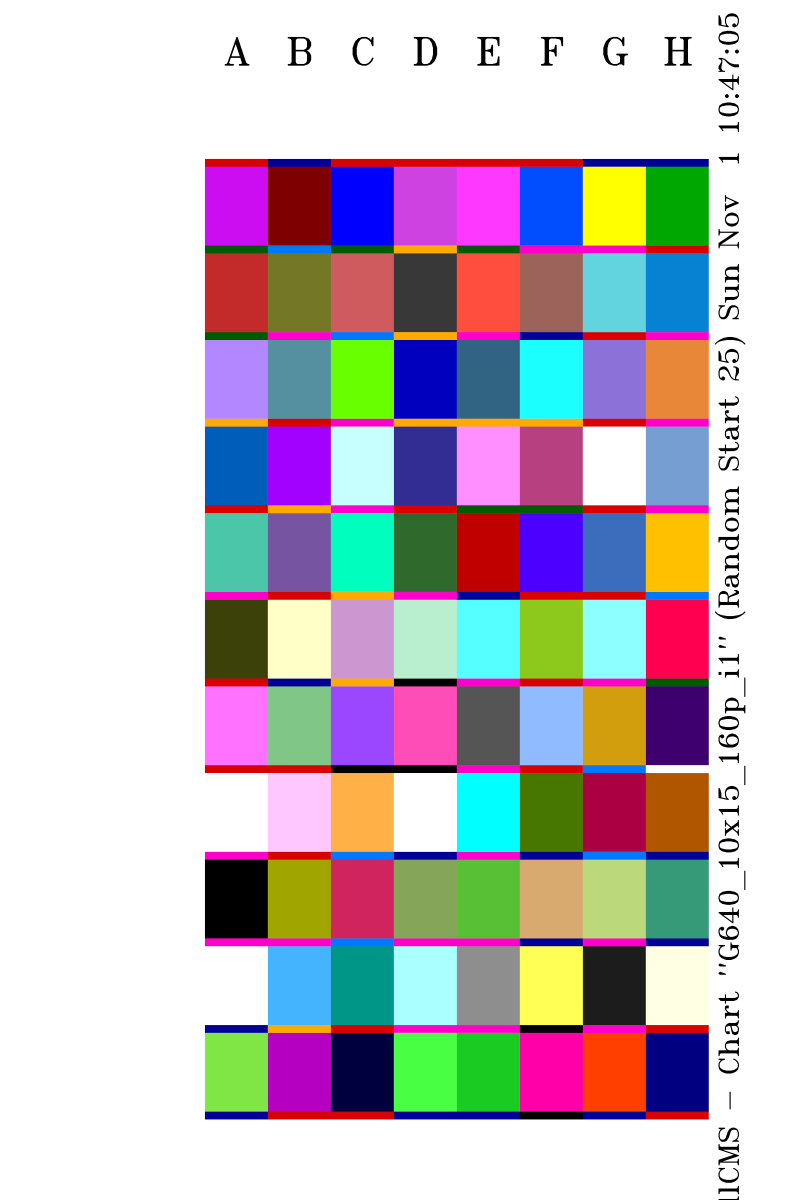
#> input picture targets/G640_10x15_160p_i1_01.tif, 2400 x 3600 px (shown at 1/3 size)
$ python verify_control_strip.py ../../../../targets/G640_10x15_160p_i1_01.tif
#> lines starting #> are read from the running program, lines starting #| are printed output that depends on the picture
#!/usr/bin/env python3
"""
Photographic QA Control Strip Color Accuracy & Reproduction Verifier for Canon G640.
Processes a flatbed scan of the printed Photographic Control Strip (portrait or landscape)
and evaluates:
- 21-step Neutral Gray linearity, Dmax, and chromatic cast (Chroma C*, Delta a*, Delta b*)
- Photographic Memory Colors accuracy (Skin tones, Sky, Foliage, Gold, Crimson)
- 24-patch ColorChecker Classic reproduction error (CIEDE2000 Delta E00)
- Shadow separation (0% to 5%) and Highlight separation (94% to 100%)
- Overall closed-loop grade and Delta E statistics
"""

import os
import sys
import argparse
import numpy as np
from PIL import Image

try:
    from rich.console import Console
    from rich.table import Table
    from rich.panel import Panel
    from rich import box
    console = Console()
except ImportError:
    console = None


# Bradford chromatic adaptation matrix: CIE D65 -> CIE D50
BRADFORD_D65_TO_D50 = np.array([
    [ 1.0478112,  0.0228866, -0.0501270],
    [ 0.0295424,  0.9904844, -0.0170491],
    [-0.0092345,  0.0150436,  0.7521316]
])


def adapt_d65_to_d50(xyz: np.ndarray) -> np.ndarray:
    return np.dot(BRADFORD_D65_TO_D50, xyz)


def srgb_to_xyz(rgb: np.ndarray) -> np.ndarray:
    """Convert sRGB [0..255] to CIE XYZ (D50 Bradford adapted) [0..100]."""
    rgb = np.array(rgb, dtype=float) / 255.0
    mask = rgb <= 0.04045
    lin = np.empty_like(rgb)
    lin[mask] = rgb[mask] / 12.92
    lin[~mask] = ((rgb[~mask] + 0.055) / 1.055) ** 2.4

    M = np.array([
        [0.4360747, 0.3850649, 0.1430804],
        [0.2225045, 0.7168786, 0.0606169],
        [0.0139322, 0.0971045, 0.7141733]
    ])
    return np.dot(M, lin) * 100.0


def xyz_to_lab(xyz: np.ndarray) -> np.ndarray:
    """Convert CIE XYZ (D50) to CIE L*a*b* (D50)."""
    Xn, Yn, Zn = 96.422, 100.000, 82.521
    x = xyz[0] / Xn
    y = xyz[1] / Yn
    z = xyz[2] / Zn

    delta = 6.0 / 29.0
    def f(t):
        return np.where(t > delta**3, t ** (1.0/3.0), t / (3 * delta**2) + 4.0/29.0)

    fx, fy, fz = f(x), f(y), f(z)
    L = 116.0 * fy - 16.0
    a = 500.0 * (fx - fy)
    b = 200.0 * (fy - fz)
    return np.array([float(L), float(a), float(b)])


def flare_compensate_xyz(xyz: np.ndarray, flare_amount: float = 0.52) -> np.ndarray:
    """Compensate for flatbed scanner optical stray light reflections."""
    x, y, z = float(xyz[0]), float(xyz[1]), float(xyz[2])
    flare_factor = (1.0 - np.clip(y / 100.0, 0.0, 1.0))
    y_corr = max(0.35, y - flare_amount * flare_factor)
    scale = y_corr / max(y, 1e-5)
    return np.array([max(0.30, x * scale), y_corr, max(0.25, z * scale)])


def ciede2000(lab1: np.ndarray, lab2: np.ndarray, kL: float = 1.0, kC: float = 1.0, kH: float = 1.0) -> float:
    """Calculate CIEDE2000 color difference between two CIE L*a*b* colors."""
    L1, a1, b1 = lab1
    L2, a2, b2 = lab2

    C1 = np.sqrt(a1**2 + b1**2)
    C2 = np.sqrt(a2**2 + b2**2)
    C_bar = (C1 + C2) / 2.0

    G = 0.5 * (1.0 - np.sqrt(C_bar**7 / (C_bar**7 + 25.0**7)))
    a1_prime = a1 * (1.0 + G)
    a2_prime = a2 * (1.0 + G)

    C1_prime = np.sqrt(a1_prime**2 + b1**2)
    C2_prime = np.sqrt(a2_prime**2 + b2**2)

    h1_prime = np.degrees(np.arctan2(b1, a1_prime)) % 360.0
    h2_prime = np.degrees(np.arctan2(b2, a2_prime)) % 360.0

    delta_L_prime = L2 - L1
    delta_C_prime = C2_prime - C1_prime

    if C1_prime * C2_prime == 0:
        delta_h_prime = 0.0
    elif abs(h1_prime - h2_prime) <= 180.0:
        delta_h_prime = h2_prime - h1_prime
    elif h2_prime <= h1_prime:
        delta_h_prime = h2_prime - h1_prime + 360.0
    else:
        delta_h_prime = h2_prime - h1_prime - 360.0

    delta_H_prime = 2.0 * np.sqrt(C1_prime * C2_prime) * np.sin(np.radians(delta_h_prime / 2.0))

    L_bar_prime = (L1 + L2) / 2.0
    C_bar_prime = (C1_prime + C2_prime) / 2.0

    if C1_prime * C2_prime == 0:
        h_bar_prime = h1_prime + h2_prime
    elif abs(h1_prime - h2_prime) <= 180.0:
        h_bar_prime = (h1_prime + h2_prime) / 2.0
    elif h1_prime + h2_prime < 360.0:
        h_bar_prime = (h1_prime + h2_prime + 360.0) / 2.0
    else:
        h_bar_prime = (h1_prime + h2_prime - 360.0) / 2.0

    T = (
        1.0
        - 0.17 * np.cos(np.radians(h_bar_prime - 30.0))
        + 0.24 * np.cos(np.radians(2.0 * h_bar_prime))
        + 0.32 * np.cos(np.radians(3.0 * h_bar_prime + 6.0))
        - 0.20 * np.cos(np.radians(4.0 * h_bar_prime - 63.0))
    )

    delta_theta = 30.0 * np.exp(-(((h_bar_prime - 275.0) / 25.0) ** 2))
    R_C = 2.0 * np.sqrt(C_bar_prime**7 / (C_bar_prime**7 + 25.0**7))
    S_L = 1.0 + ((0.015 * (L_bar_prime - 50.0) ** 2) / np.sqrt(20.0 + (L_bar_prime - 50.0) ** 2))
    S_C = 1.0 + 0.045 * C_bar_prime
    S_H = 1.0 + 0.015 * C_bar_prime * T
    R_T = -np.sin(np.radians(2.0 * delta_theta)) * R_C

    dE = np.sqrt(
        (delta_L_prime / (kL * S_L)) ** 2
        + (delta_C_prime / (kC * S_C)) ** 2
        + (delta_H_prime / (kH * S_H)) ** 2
        + R_T * (delta_C_prime / (kC * S_C)) * (delta_H_prime / (kH * S_H))
    )
    return float(dE)


# Reference Macbeth ColorChecker 24 values (ASTM D2244 / ISO 17321-1 nominal D50 Lab)
COLORCHECKER_24_REF = [
    {"name": "Dark Skin", "rgb": (115, 82, 68), "lab": np.array([37.986, 13.555, 14.059])},
    {"name": "Light Skin", "rgb": (194, 150, 130), "lab": np.array([65.711, 18.130, 17.810])},
    {"name": "Blue Sky", "rgb": (98, 122, 157), "lab": np.array([49.927, -4.880, -21.925])},
    {"name": "Foliage", "rgb": (87, 108, 67), "lab": np.array([43.139, -13.095, 21.905])},
    {"name": "Blue Flower", "rgb": (133, 128, 177), "lab": np.array([55.112, 8.844, -25.399])},
    {"name": "Bluish Green", "rgb": (103, 189, 170), "lab": np.array([70.719, -33.397, -0.199])},
    {"name": "Orange", "rgb": (214, 126, 44), "lab": np.array([62.661, 36.067, 57.096])},
    {"name": "Purplish Blue", "rgb": (80, 91, 166), "lab": np.array([40.020, 10.410, -45.964])},
    {"name": "Moderate Red", "rgb": (193, 90, 99), "lab": np.array([51.124, 48.239, 16.248])},
    {"name": "Purple", "rgb": (94, 60, 108), "lab": np.array([30.325, 22.976, -21.587])},
    {"name": "Yellow Green", "rgb": (157, 188, 64), "lab": np.array([72.532, -23.709, 57.255])},
    {"name": "Orange Yellow", "rgb": (224, 163, 46), "lab": np.array([71.941, 19.364, 67.857])},
    {"name": "Blue", "rgb": (56, 61, 150), "lab": np.array([28.778, 14.179, -50.297])},
    {"name": "Green", "rgb": (70, 148, 73), "lab": np.array([55.261, -38.342, 31.370])},
    {"name": "Red", "rgb": (175, 54, 60), "lab": np.array([42.101, 53.378, 28.190])},
    {"name": "Yellow", "rgb": (231, 199, 31), "lab": np.array([81.733, 4.039, 79.819])},
    {"name": "Magenta", "rgb": (187, 86, 149), "lab": np.array([51.935, 49.986, -14.574])},
    {"name": "Cyan", "rgb": (8, 133, 161), "lab": np.array([51.038, -28.631, -28.638])},
    {"name": "White 9.5", "rgb": (243, 243, 242), "lab": np.array([96.539, -0.425, 1.186])},
    {"name": "Neutral 8", "rgb": (200, 200, 200), "lab": np.array([81.257, -0.638, -0.335])},
    {"name": "Neutral 6.5", "rgb": (160, 160, 160), "lab": np.array([66.766, -0.734, -0.504])},
    {"name": "Neutral 5", "rgb": (122, 122, 121), "lab": np.array([50.867, -0.153, -0.270])},
    {"name": "Neutral 3.5", "rgb": (85, 85, 85), "lab": np.array([35.656, -0.421, -1.231])},
    {"name": "Black 2", "rgb": (52, 52, 52), "lab": np.array([20.461, -0.079, -0.973])},
]

# Reference Memory Colors
MEMORY_COLORS_REF = [
    {"name": "Caucasian Skin", "rgb": (232, 190, 172), "lab": xyz_to_lab(srgb_to_xyz(np.array([232, 190, 172])))},
    {"name": "Warm Portrait", "rgb": (210, 160, 138), "lab": xyz_to_lab(srgb_to_xyz(np.array([210, 160, 138])))},
    {"name": "Deep Skin", "rgb": (135, 90, 70), "lab": xyz_to_lab(srgb_to_xyz(np.array([135, 90, 70])))},
    {"name": "Sky Blue", "rgb": (110, 165, 215), "lab": xyz_to_lab(srgb_to_xyz(np.array([110, 165, 215])))},
    {"name": "Foliage Green", "rgb": (65, 125, 60), "lab": xyz_to_lab(srgb_to_xyz(np.array([65, 125, 60])))},
    {"name": "Citrus Orange", "rgb": (245, 130, 32), "lab": xyz_to_lab(srgb_to_xyz(np.array([245, 130, 32])))},
    {"name": "Deep Crimson", "rgb": (185, 30, 45), "lab": xyz_to_lab(srgb_to_xyz(np.array([185, 30, 45])))},
    {"name": "Warm Gold", "rgb": (215, 180, 65), "lab": xyz_to_lab(srgb_to_xyz(np.array([215, 180, 65])))},
]


def sample_box_lab(arr: np.ndarray, x0: int, y0: int, x1: int, y1: int, flare: float = 0.52) -> np.ndarray:
    """Extract trimmed mean Lab from region box."""
    box = arr[y0:y1, x0:x1]
    pixels = box.reshape(-1, 3)
    rgb_mean = np.zeros(3)
    for ch in range(3):
        p_ch = np.sort(pixels[:, ch])
        n_trim = int(len(p_ch) * 0.05)
        rgb_mean[ch] = np.mean(p_ch[n_trim:-n_trim] if n_trim > 0 else p_ch)
    xyz = flare_compensate_xyz(srgb_to_xyz(rgb_mean), flare_amount=flare)
    return xyz_to_lab(xyz)


def register_control_strip(scan_img: Image.Image) -> tuple[int, int, int, int, str]:
    """
    Detect orientation, scale, and header origin of control strip.
    Returns: (best_rot, x0, y0, header_width, mode)
    """
    best_config = None
    best_w = 0

    for rot in [0, 90, 180, 270]:
        t_img = scan_img.rotate(rot, expand=True)
        gray = np.dot(np.array(t_img)[..., :3], [0.299, 0.587, 0.114])
        h, w = gray.shape

        # Search top 25% for rows with at least 500 dark pixels (the solid header banner)
        dark_counts = np.sum(gray[:int(h * 0.25), :] < 60, axis=1)
        banner_rows = np.where(dark_counts > 500)[0]
        if len(banner_rows) == 0:
            continue

        hy0 = banner_rows[0]
        row_sample = gray[hy0 + 10, :] if hy0 + 10 < h else gray[hy0, :]
        dark_cols = np.where(row_sample < 60)[0]
        if len(dark_cols) < 500:
            continue

        hx0, hx1 = dark_cols[0], dark_cols[-1]
        hw = hx1 - hx0

        if hw > best_w:
            best_w = hw
            mode = "landscape" if hw > 2500 else "portrait"
            best_config = (rot, int(hx0), int(hy0), int(hw), mode)

    if best_config is None:
        raise ValueError("Could not automatically register Control Strip in scan. Ensure 600 DPI scan.")

    return best_config


def analyze_control_strip(scan_path: str, flare: float = 0.52) -> dict:
    """Analyze all color reproduction sections on scanned control strip."""
#> called with flare = 0.52
    scan_img = Image.open(scan_path)
#> scan_img is the input picture: PIL image 2400x3600 RGB; mean R, G, B 195.1, 186.2, 193.5
    rot, hx0, hy0, hw, mode = register_control_strip(scan_img)
#> the loop in register_control_strip, `for rot in [0, 90, 180, 270]:` made 4 passes
#> (hy0, hx0, hx1, hw, best_w, mode, best_config) on passes 1 to 2: (477, 804, 2215, 1411, 1411, 'portrait', (0, 804, 477, 1411, 'portrait')), (184, 42, 3599, 3557, 3557, 'landscape', (90, 42, 184, 3557, 'landscape'))
#> pass 1, in register_control_strip, `gray = np.dot(np.array(t_img)[..., :3], [0.299, 0.587, 0.114])`:
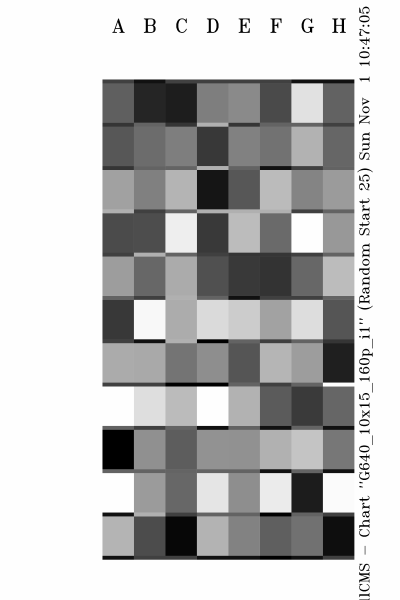
#> gray: shape (3600, 2400) float64 (shown at 1/6 size); min 0, max 255, mean 189.7
#> pass 3, in register_control_strip, `t_img = scan_img.rotate(rot, expand=True)`:
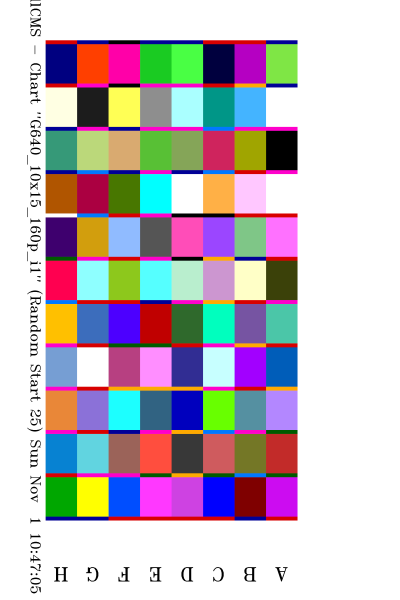
#> t_img: PIL image 2400x3600 RGB (shown at 1/6 size); mean R, G, B 195.1, 186.2, 193.5
#> after the loop in register_control_strip, `for rot in [0, 90, 180, 270]:`: best_w = 3557
#> rot = 90; hx0 = 42; hy0 = 184; hw = 3557; mode = 'landscape'

    t_img = scan_img.rotate(rot, expand=True)
    arr = np.array(t_img)

    if mode == "landscape":
        usable_w = 3380.0
        scale = float(hw) / usable_w
#> scale = 1.05

        # 1. Neutral Step Wedge
        wedge_y0 = hy0 + int((85 + 28) * scale)
#> wedge_y0 = 302
        step_h = int(160 * scale)
#> step_h = 168
        step_w = int(hw / 21.0)
#> step_w = 169

        # 4. Memory Colors
        mem_y0 = hy0 + int(910 * scale)
#> mem_y0 = 1141
        mem_h = int(100 * scale)
#> mem_h = 105
        mw = int(hw / len(MEMORY_COLORS_REF))
#> mw = 444

        # 5. ColorChecker 24
        cc_y0 = hy0 + int(1100 * scale)
#> cc_y0 = 1341
        left_w = int((hw - 40 * scale) * 4 / 7)
#> left_w = 2008
        cc_pw = left_w // 6
#> cc_pw = 334
        cc_ph = int(110 * scale)
#> cc_ph = 115

    else:  # portrait
        usable_w = 2202.0
        scale = float(hw) / usable_w

        # 1. Neutral Step Wedge
        wedge_y0 = hy0 + int((120 + 35) * scale)
        step_h = int(160 * scale)
        step_w = int(hw / 21.0)

        # 4. Memory Colors
        mem_y0 = hy0 + int(1090 * scale)
        mem_h = int(140 * scale)
        mw = int(hw / len(MEMORY_COLORS_REF))

        cc_y0 = None

    # Sample 1: Neutral Step Wedge (21 Steps)
    wedge_results = []
    chroma_list = []

    for i in range(21):
        pct = int(round(i * 5.0))
        nom_val = int(round(i * (255.0 / 20.0)))
        nom_lab = xyz_to_lab(srgb_to_xyz(np.array([nom_val, nom_val, nom_val])))

        px0 = hx0 + int(i * step_w) + int(15 * scale)
        px1 = px0 + step_w - int(30 * scale)
        py0 = wedge_y0 + int(15 * scale)
        py1 = py0 + step_h - int(30 * scale)

        meas_lab = sample_box_lab(arr, px0, py0, px1, py1, flare=flare)
        de = ciede2000(meas_lab, nom_lab)
        chroma = np.sqrt(meas_lab[1]**2 + meas_lab[2]**2)
        chroma_list.append(chroma)

        wedge_results.append({
            "step": i + 1,
            "pct": pct,
            "nom_lab": nom_lab,
            "meas_lab": meas_lab,
            "delta_lab": meas_lab - nom_lab,
            "chroma": chroma,
            "de00": de,
        })
#> this loop made 21 passes
#> (px0, px1, L1 in ciede2000, a1 in ciede2000, b1 in ciede2000, C1 in ciede2000, C_bar in ciede2000, G in ciede2000) on passes 2, 4, 5, 7: (226, 364, 100, 0, 0, 0, 0, 0.5), (564, 702, 59.28, -57.49, 58.72, 82.18, 41.09, 0.00754), (733, 871, 44.81, -6.23, -40.42, 40.9, 20.45, 0.278), (1071, 1209, 66.06, 34.13, 56.85, 66.31, 33.16, 0.0314)
#> pass 1, in sample_box_lab, `box = arr[y0:y1, x0:x1]`:
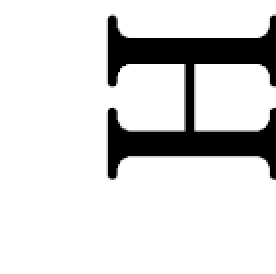
#> box: shape (137, 138, 3) (shown 2 times larger); min 0, max 255, mean 218

    # Dmax and Black Point from Step 1 (0% Lightness)
    l_min = wedge_results[0]["meas_lab"][0]
    y_black = max(0.01, 100.0 * (((l_min + 16.0) / 116.0) ** 3))
    d_max = -np.log10(y_black / 100.0)

    # Sample 2: Photographic Memory Colors
    memory_results = []
    for i, ref in enumerate(MEMORY_COLORS_REF):
        px0 = hx0 + int(i * mw) + int(20 * scale)
        px1 = px0 + mw - int(40 * scale)
        py0 = mem_y0 + int(15 * scale)
        py1 = py0 + mem_h - int(30 * scale)

        meas_lab = sample_box_lab(arr, px0, py0, px1, py1, flare=flare)
        de = ciede2000(meas_lab, ref["lab"])
        memory_results.append({
            "name": ref["name"],
            "nom_lab": ref["lab"],
            "meas_lab": meas_lab,
            "delta_lab": meas_lab - ref["lab"],
            "de00": de,
        })

    # Sample 3: ColorChecker 24 (if landscape)
    cc24_results = []
    if mode == "landscape" and cc_y0 is not None:
        for idx, ref in enumerate(COLORCHECKER_24_REF):
            row = idx // 6
            col = idx % 6
            px0 = hx0 + col * cc_pw + int(20 * scale)
            px1 = px0 + cc_pw - int(40 * scale)
            py0 = cc_y0 + row * cc_ph + int(20 * scale)
            py1 = py0 + cc_ph - int(40 * scale)

            meas_lab = sample_box_lab(arr, px0, py0, px1, py1, flare=flare)
            de = ciede2000(meas_lab, ref["lab"])
            cc24_results.append({
                "patch_id": idx + 1,
                "name": ref["name"],
                "nom_lab": ref["lab"],
                "meas_lab": meas_lab,
                "delta_lab": meas_lab - ref["lab"],
                "de00": de,
            })
#> this loop made 24 passes
#> pass 3, in sample_box_lab (call 32), `box = arr[y0:y1, x0:x1]`:
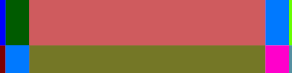
#> box: shape (73, 292, 3); mean R, G, B 149.6, 98.9, 89.8

    # Aggregate stats
    all_de = [w["de00"] for w in wedge_results] + [m["de00"] for m in memory_results]
    if cc24_results:
        all_de += [c["de00"] for c in cc24_results]

    mean_de = float(np.mean(all_de))
    p95_de = float(np.percentile(all_de, 95))
    max_de = float(np.max(all_de))
    avg_gray_chroma = float(np.mean(chroma_list))

    return {
        "scan_path": scan_path,
        "mode": mode,
        "rotation": rot,
        "wedge_results": wedge_results,
        "memory_results": memory_results,
        "cc24_results": cc24_results,
        "l_min": l_min,
        "d_max": d_max,
        "avg_gray_chroma": avg_gray_chroma,
        "mean_de00": mean_de,
        "p95_de00": p95_de,
        "max_de00": max_de,
    }


def print_control_strip_report(data: dict):
    """Format Rich report for control strip color verification."""
    if not console:
        print(f"=== QA Control Strip Verification: {data['scan_path']} ===")
        print(f"Mean ΔE00: {data['mean_de00']:.2f}, Max ΔE00: {data['max_de00']:.2f}")
        print(f"Dmax: {data['d_max']:.2f}, L*min: {data['l_min']:.2f}")
        print(f"Avg Gray Chroma C*: {data['avg_gray_chroma']:.2f}")
        return

    console.print()
    console.rule(f"[bold cyan]Photographic QA Control Strip Audit: {os.path.basename(data['scan_path'])} ({data['mode'].upper()})[/bold cyan]")

    t_sum = Table(title="Overall Reproduction Fidelity Metrics", box=box.ROUNDED)
    t_sum.add_column("Reproduction Metric", style="cyan")
    t_sum.add_column("Measured Value", justify="right", style="bold")
    t_sum.add_column("Photo Tolerance", justify="center")
    t_sum.add_column("Fidelity Status", justify="center")

    def badge(val, good_lim, warn_lim):
        if val <= good_lim:
            return "[bold green]PASS[/bold green]"
        elif val <= warn_lim:
            return "[bold yellow]WARN[/bold yellow]"
        return "[bold red]FAIL[/bold red]"

    t_sum.add_row("Mean ΔE00 (Overall Error)", f"{data['mean_de00']:.2f}", "≤ 2.00", badge(data["mean_de00"], 2.00, 3.50))
    t_sum.add_row("95th Percentile ΔE00", f"{data['p95_de00']:.2f}", "≤ 4.00", badge(data["p95_de00"], 4.00, 6.00))
    t_sum.add_row("Peak Max ΔE00", f"{data['max_de00']:.2f}", "≤ 8.00", badge(data["max_de00"], 8.00, 12.00))
    t_sum.add_row("Neutral Gray Chroma (C* avg)", f"{data['avg_gray_chroma']:.2f}", "≤ 1.50", badge(data["avg_gray_chroma"], 1.50, 2.50))
    t_sum.add_row("Black Point (L*min)", f"{data['l_min']:.2f}", "≤ 4.50", badge(data["l_min"], 4.50, 6.50))
    t_sum.add_row("Maximum Density (Dmax)", f"{data['d_max']:.2f}", "≥ 2.20", "[bold green]PASS[/bold green]" if data["d_max"] >= 2.20 else "[bold red]FAIL[/bold red]")

    console.print(t_sum)

    # Neutral Step Wedge Tracking Table (sample steps)
    t_gray = Table(title="Neutral Gray Step Wedge Tracking (Selected Steps)", box=box.SIMPLE_HEAD)
    t_gray.add_column("Step", justify="center", style="cyan")
    t_gray.add_column("Nominal L*", justify="right")
    t_gray.add_column("Measured Lab", justify="center")
    t_gray.add_column("Cast (Δa*, Δb*)", justify="right")
    t_gray.add_column("Chroma C*", justify="right", style="bold")
    t_gray.add_column("ΔE00", justify="right", style="bold green")

    sample_indices = [0, 2, 5, 10, 15, 18, 20]
    for idx in sample_indices:
        w = data["wedge_results"][idx]
        exp_l = f"{w['nom_lab'][0]:.1f}"
        meas_s = f"{w['meas_lab'][0]:.1f}, {w['meas_lab'][1]:+.1f}, {w['meas_lab'][2]:+.1f}"
        cast_s = f"{w['delta_lab'][1]:+.1f}, {w['delta_lab'][2]:+.1f}"
        c_style = "[green]" if w["chroma"] < 1.5 else ("[yellow]" if w["chroma"] < 2.5 else "[red]")
        t_gray.add_row(f"{w['pct']}%", exp_l, meas_s, cast_s, f"{c_style}{w['chroma']:.2f}[/]", f"{w['de00']:.2f}")

    console.print(t_gray)

    # Photographic Memory Colors Table
    t_mem = Table(title="Photographic Memory Colors Fidelity", box=box.SIMPLE_HEAD)
    t_mem.add_column("Memory Swatch", style="cyan")
    t_mem.add_column("Nominal Lab", justify="right")
    t_mem.add_column("Measured Lab", justify="right")
    t_mem.add_column("Error Δ(L, a, b)", justify="right")
    t_mem.add_column("ΔE00", justify="right", style="bold green")

    for m in data["memory_results"]:
        nom_s = f"{m['nom_lab'][0]:.1f}, {m['nom_lab'][1]:+.1f}, {m['nom_lab'][2]:+.1f}"
        meas_s = f"{m['meas_lab'][0]:.1f}, {m['meas_lab'][1]:+.1f}, {m['meas_lab'][2]:+.1f}"
        delta_s = f"{m['delta_lab'][0]:+.1f}, {m['delta_lab'][1]:+.1f}, {m['delta_lab'][2]:+.1f}"
        t_mem.add_row(m["name"], nom_s, meas_s, delta_s, f"{m['de00']:.2f}")
#> this loop made 8 passes

    console.print(t_mem)

    # 24-patch ColorChecker Table if available
    if data["cc24_results"]:
        t_cc = Table(title="ColorChecker 24-Patch Summary (Top 5 Highest Discrepancies)", box=box.SIMPLE_HEAD)
        t_cc.add_column("Patch ID", justify="center", style="cyan")
        t_cc.add_column("Color Name")
        t_cc.add_column("Nominal Lab", justify="right")
        t_cc.add_column("Measured Lab", justify="right")
        t_cc.add_column("Error Δ(L, a, b)", justify="right")
        t_cc.add_column("ΔE00", justify="right", style="bold red")

        sorted_cc = sorted(data["cc24_results"], key=lambda x: x["de00"], reverse=True)
        for c in sorted_cc[:5]:
            nom_s = f"{c['nom_lab'][0]:.1f}, {c['nom_lab'][1]:+.1f}, {c['nom_lab'][2]:+.1f}"
            meas_s = f"{c['meas_lab'][0]:.1f}, {c['meas_lab'][1]:+.1f}, {c['meas_lab'][2]:+.1f}"
            delta_s = f"{c['delta_lab'][0]:+.1f}, {c['delta_lab'][1]:+.1f}, {c['delta_lab'][2]:+.1f}"
            t_cc.add_row(str(c["patch_id"]), c["name"], nom_s, meas_s, delta_s, f"{c['de00']:.2f}")
#> this loop made 5 passes

        console.print(t_cc)


def main():
    parser = argparse.ArgumentParser(description="Verify Color Accuracy on Scanned QA Control Strip")
    parser.add_argument("scan", help="Scanned control strip image TIFF/PNG (600 DPI)")
    parser.add_argument("--flare", type=float, default=0.52, help="Scanner optical flare compensation (default: 0.52)")
    args = parser.parse_args()

    if not os.path.exists(args.scan):
        print(f"Error: Scan file not found: {args.scan}")
        sys.exit(1)

    print(f"Analyzing color reproduction on QA Control Strip: {args.scan}...")
    data = analyze_control_strip(args.scan, flare=args.flare)
    print_control_strip_report(data)


if __name__ == "__main__":
    main()
